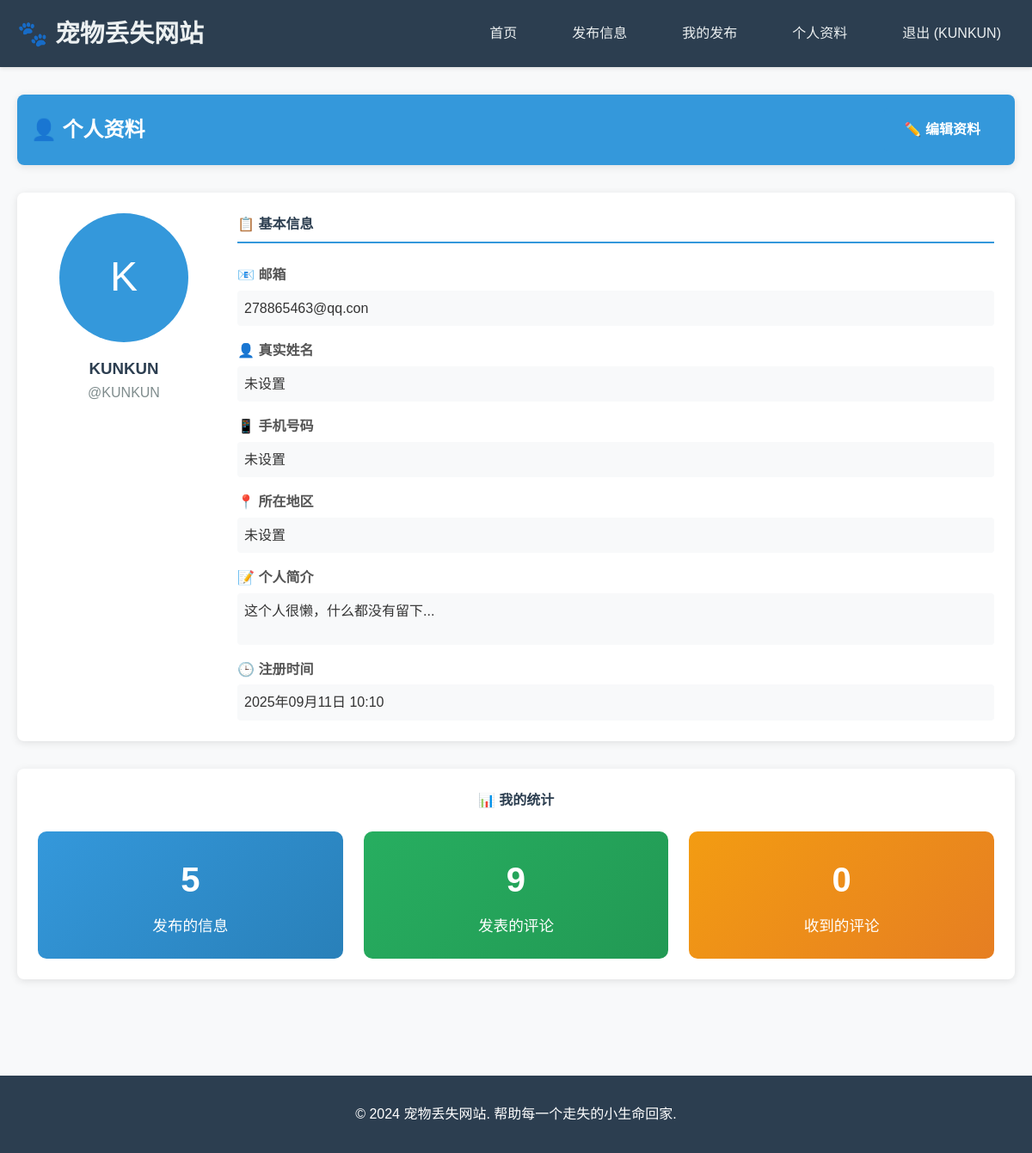
The page /profile (signed in) on the database its author committed.
### app.py (models this page shows)
class User(UserMixin, db.Model):
    id = db.Column(db.Integer, primary_key=True)
    username = db.Column(db.String(80), unique=True, nullable=False)
    email = db.Column(db.String(120), unique=True, nullable=False)
    password_hash = db.Column(db.String(120), nullable=False)
    phone = db.Column(db.String(20), nullable=True)
    real_name = db.Column(db.String(50), nullable=True)
    location = db.Column(db.String(100), nullable=True)
    bio = db.Column(db.Text, nullable=True)
    avatar = db.Column(db.String(200), nullable=True)
    created_at = db.Column(db.DateTime, default=datetime.utcnow)
    posts = db.relationship('Post', backref='author', lazy=True)
    comments = db.relationship('Comment', backref='author', lazy=True)

### app.py (the view)
@app.route('/profile')
@login_required
def profile():
    return render_template('profile.html', user=current_user)

### app.py (called while the page is built)
@login_manager.user_loader
def load_user(user_id):
    return User.query.get(int(user_id))

### templates/profile.html (shortened to what this page needs)
{% extends "base.html" %}
{% block content %}
<div class="card" style="margin-bottom: 2rem;">
    <div class="card-header">
        <div style="display: flex; justify-content: space-between; align-items: center;">
            <h2 style="margin: 0;">👤 个人资料</h2>
            <a href="{{ url_for('edit_profile') }}" class="btn btn-primary">
                ✏️ 编辑资料
            </a>
        </div>
    </div>
</div>
<div class="card">
    <div class="card-body">
        <div style="display: grid; grid-template-columns: 200px 1fr; gap: 2rem; align-items: start;">
            <div style="text-align: center;">
                {% if user.avatar %}
                    <img src="{{ url_for('static', filename='uploads/' + user.avatar) }}"
                         alt="头像"
                         style="width: 150px; height: 150px; border-radius: 50%; object-fit: cover; border: 3px solid #3498db;">
                {% else %}
                    <div style="width: 150px; height: 150px; border-radius: 50%; background-color: #3498db;
                                display: flex; align-items: center; justify-content: center; color: white;
                                font-size: 3rem; margin: 0 auto;">
                        {{ user.username[0].upper() }}
                    </div>
                {% endif %}
                <h3 style="margin-top: 1rem; color: #2c3e50;">{{ user.real_name or user.username }}</h3>
                <p style="color: #7f8c8d; margin: 0;">@{{ user.username }}</p>
            </div>
            <div>
                <h4 style="color: #2c3e50; margin-bottom: 1.5rem; border-bottom: 2px solid #3498db; padding-bottom: 0.5rem;">📋 基本信息</h4>
                <div style="display: grid; gap: 1rem;">
                    <div class="info-item">
                        <label style="font-weight: bold; color: #555; display: block; margin-bottom: 0.3rem;">📧 邮箱</label>
                        <div style="padding: 0.5rem; background-color: #f8f9fa; border-radius: 4px;">{{ user.email }}</div>
                    </div>
                    <div class="info-item">
                        <label style="font-weight: bold; color: #555; display: block; margin-bottom: 0.3rem;">👤 真实姓名</label>
                        <div style="padding: 0.5rem; background-color: #f8f9fa; border-radius: 4px;">
                            {{ user.real_name or '未设置' }}
                        </div>
                    </div>
                    <div class="info-item">
                        <label style="font-weight: bold; color: #555; display: block; margin-bottom: 0.3rem;">📱 手机号码</label>
                        <div style="padding: 0.5rem; background-color: #f8f9fa; border-radius: 4px;">
                            {{ user.phone or '未设置' }}
                        </div>
                    </div>
                    <div class="info-item">
                        <label style="font-weight: bold; color: #555; display: block; margin-bottom: 0.3rem;">📍 所在地区</label>
                        <div style="padding: 0.5rem; background-color: #f8f9fa; border-radius: 4px;">
                            {{ user.location or '未设置' }}
                        </div>
                    </div>
                    <div class="info-item">
                        <label style="font-weight: bold; color: #555; display: block; margin-bottom: 0.3rem;">📝 个人简介</label>
                        <div style="padding: 0.5rem; background-color: #f8f9fa; border-radius: 4px; min-height: 60px;">
                            {{ user.bio or '这个人很懒，什么都没有留下...' }}
                        </div>
                    </div>
                    <div class="info-item">
                        <label style="font-weight: bold; color: #555; display: block; margin-bottom: 0.3rem;">🕒 注册时间</label>
                        <div style="padding: 0.5rem; background-color: #f8f9fa; border-radius: 4px;">
                            {{ user.created_at.strftime('%Y年%m月%d日 %H:%M') }}
                        </div>
                    </div>
                </div>
            </div>
        </div>
    </div>
</div>
<div class="card" style="margin-top: 2rem;">
    <div class="card-body">
        <h4 style="color: #2c3e50; margin-bottom: 1.5rem; text-align: center;">📊 我的统计</h4>
        <div style="display: grid; grid-template-columns: repeat(auto-fit, minmax(200px, 1fr)); gap: 1.5rem; text-align: center;">
            <div class="stat-card" style="background: linear-gradient(135deg, #3498db, #2980b9); color: white; padding: 1.5rem; border-radius: 10px;">
                <div style="font-size: 2.5rem; font-weight: bold; margin-bottom: 0.5rem;">{{ user.posts|length }}</div>
                <div style="font-size: 1.1rem;">发布的信息</div>
            </div>
            <div class="stat-card" style="background: linear-gradient(135deg, #27ae60, #229954); color: white; padding: 1.5rem; border-radius: 10px;">
                <div style="font-size: 2.5rem; font-weight: bold; margin-bottom: 0.5rem;">{{ user.comments|length }}</div>
                <div style="font-size: 1.1rem;">发表的评论</div>
            </div>
            <div class="stat-card" style="background: linear-gradient(135deg, #f39c12, #e67e22); color: white; padding: 1.5rem; border-radius: 10px;">
                <div style="font-size: 2.5rem; font-weight: bold; margin-bottom: 0.5rem;">
                    {% set total_comments = 0 %}
                    {% for post in user.posts %}
                        {% set total_comments = total_comments + post.comments|length %}
                    {% endfor %}
                    {{ total_comments }}
                </div>
                <div style="font-size: 1.1rem;">收到的评论</div>
            </div>
        </div>
    </div>
</div>
{% endblock %}

### templates/base.html (shortened to what this page needs)
<!DOCTYPE html>
<html lang="zh-CN">
<head>
    <link rel="stylesheet" href="{{ url_for('static', filename='css/style.css') }}">
</head>
<body>
    <nav class="navbar">
        <div class="container">
            <h1><a href="{{ url_for('index') }}" style="color: inherit; text-decoration: none;">🐾 宠物丢失网站</a></h1>
            <nav>
                <ul>
                    <li><a href="{{ url_for('index') }}">首页</a></li>
                    {% if current_user.is_authenticated %}
                        <li><a href="{{ url_for('create_post') }}">发布信息</a></li>
                        <li><a href="{{ url_for('my_posts') }}">我的发布</a></li>
                    <li><a href="{{ url_for('profile') }}">个人资料</a></li>
                    <li><a href="{{ url_for('logout') }}">退出 ({{ current_user.username }})</a></li>
                    {% else %}
                        <li><a href="{{ url_for('login') }}">登录</a></li>
                        <li><a href="{{ url_for('register') }}">注册</a></li>
                    {% endif %}
                </ul>
            </nav>
        </div>
    </nav>
    <main class="main-content">
        <div class="container">
            {% block content %}{% endblock %}
        </div>
    </main>
    <footer style="background-color: #2c3e50; color: white; text-align: center; padding: 2rem 0; margin-top: 3rem;">
        <div class="container">
            <p>&copy; 2024 宠物丢失网站. 帮助每一个走失的小生命回家.</p>
        </div>
    </footer>
</body>
</html>

### static/css/style.css (style rules this page uses)
* { margin: 0; padding: 0; box-sizing: border-box; }
body { font-family: 'Arial', sans-serif; line-height: 1.6; color: #333; background-color: #f8f9fa; }
.container { max-width: 1200px; margin: 0 auto; padding: 0 20px; }
.navbar { background-color: #2c3e50; color: white; padding: 1rem 0; box-shadow: 0 2px 4px rgba(0,0,0,0.1); }
.navbar .container { display: flex; justify-content: space-between; align-items: center; }
.navbar h1 { font-size: 1.8rem; color: #ecf0f1; }
.navbar nav ul { display: flex; list-style: none; gap: 2rem; }
.navbar nav a { color: #ecf0f1; text-decoration: none; padding: 0.5rem 1rem; border-radius: 4px; transition: background-color 0.3s; }
.main-content { padding: 2rem 0; min-height: calc(100vh - 200px); }
.card { background: white; border-radius: 8px; box-shadow: 0 2px 10px rgba(0,0,0,0.1); margin-bottom: 2rem; overflow: hidden; }
.card-header { background-color: #3498db; color: white; padding: 1rem; font-weight: bold; }
.card-body { padding: 1.5rem; }
.btn { display: inline-block; padding: 0.75rem 1.5rem; border: none; border-radius: 4px; cursor: pointer; text-decoration: none; font-size: 1rem; transition: all 0.3s; text-align: center; }
.btn-primary { background-color: #3498db; color: white; }

### rows shown on the page
User: username "KUNKUN", username "K", real_name+username "KUNKUN", email "278865463@qq.con", real_name "未设置", phone "未设置", location "未设置", bio "这个人很懒，什么都没有留下...", created_at "2025年09月11日 10:10"

### other values the page prints
{{ user.posts|length }} "5"
{{ user.comments|length }} "9"
{{ total_comments }} "0"
